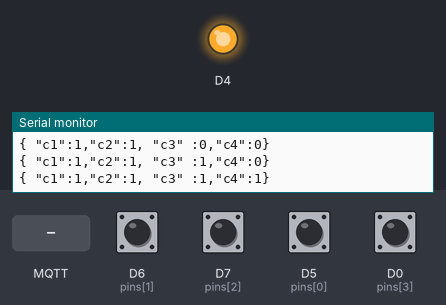
Recording of a sketch running on a simulated ESP8266 (Wemos D1 mini). Parts: output pins drawn as LEDs (lit = HIGH, except the on-board LED, lit = LOW), the last lines printed to the serial monitor. Inputs (shaded band) come from the test bench; at power-on: D0 (pins[3]), D5 (pins[0]), D6 (pins[1]), D7 (pins[2]) HIGH. WiFi joins after 1.5 s; servers stay silent unless stated; no MQTT or app messages arrive unless stated.

Above: at 2.7 s.
2.8 s: MQTT message "0" arrives on the first subscribed topic
At 4.0 s:
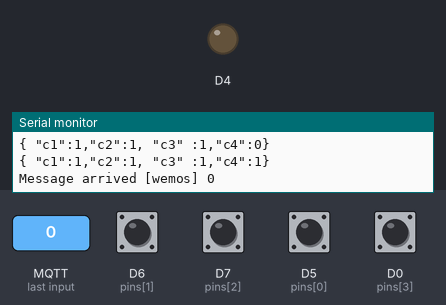
4.3 s: MQTT message "1" arrives on the first subscribed topic
At 5.2 s:
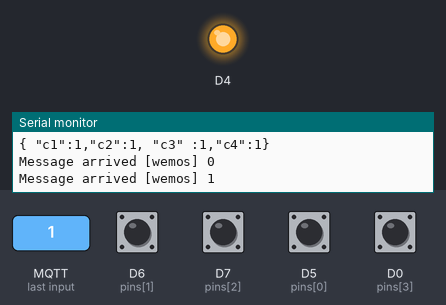
5.8 s: MQTT message "2" arrives on the first subscribed topic
At 6.3 s:
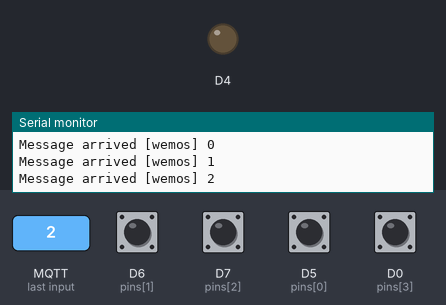
Timing chart, 0 to 8.8 s (numbered marks = the images above; inputs shaded):
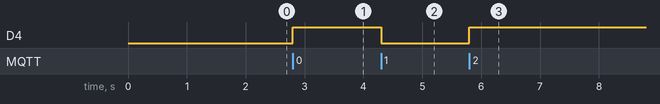

The sketch:

mqtt_publish_segaworks_outtopic.ino
```cpp
/*
  Publishing in the callback

  - connects to an MQTT server
  - subscribes to the topic "inTopic"
  - when a message is received, republishes it to "outTopic"

  This example shows how to publish messages within the
  callback function. The callback function header needs to
  be declared before the PubSubClient constructor and the
  actual callback defined afterwards.
  This ensures the client reference in the callback function
  is valid.

*/
#include <ESP8266WiFi.h>
#include <WiFiClient.h>
#include <PubSubClient.h>

const char* ssid = "anin";
const char* password = "aninditya5";
const char* mqtt_server = "192.168.43.63";
int slot1, slot2, slot3, slot4, flag;

int pins[4] = {D5, D6, D7, D0};

// Update these with values suitable for your network.
WiFiClient espClient;


PubSubClient client(espClient);

// Callback function
void callback(char* topic, byte* payload, unsigned int length) {
  Serial.print("Message arrived [");
  Serial.print(topic);
  Serial.print("] ");
  for (int i = 0; i < length; i++) {
    Serial.print((char)payload[i]);
  }
  Serial.println();

  if ((char)payload[0] == '1') {
    digitalWrite(BUILTIN_LED, LOW);
  } else {
    digitalWrite(BUILTIN_LED, HIGH);
  }


}


void setup()
{
  client.setServer(mqtt_server, 1883);
  client.setCallback(callback);
  Serial.begin(115200);
  pinMode(D3, INPUT);

  //setting input pins
  for (int i = 0; i < 4; i++) {
    pinMode(pins[i], INPUT_PULLUP);
  }

  pinMode(BUILTIN_LED, OUTPUT);
  digitalWrite(BUILTIN_LED, 0);
  delay(10);
  // We start by connecting to a WiFi network
  Serial.println();
  Serial.print("Connecting to ");
  Serial.println(ssid);

  WiFi.begin(ssid, password);

  while (WiFi.status() != WL_CONNECTED) {
    delay(500);
    Serial.print(".");
  }

  Serial.println("");
  Serial.println("WiFi connected");
  Serial.println("IP address: ");
  Serial.println(WiFi.localIP());

}

void reconnect() {
  // Loop until we're reconnected
  while (!client.connected()) {
    Serial.print("Attempting MQTT connection...");
    // Attempt to connect
    if (client.connect("ESP8266Client")) {
      Serial.println("connected");
      // Once connected, publish an announcement...
      client.publish("lol", "Connected successfully");
      // ... and resubscribe
      client.subscribe("wemos");
    } else {
      Serial.print("failed, rc=");
      Serial.print(client.state());
      Serial.println(" try again in 5 seconds");
      // Wait 5 seconds before retrying
      delay(5000);
    }
  }
}
void loop()
{
  if (!client.connected()) {
    reconnect();
  }
  static int pinvalues[4];
  for (int i = 0 ; i < 4; i++ )
  {
    if ( pinvalues[i] != digitalRead(pins[i]))
    {
      pinvalues[i] = digitalRead(pins[i]);
      String data = "{ \"c1\":";
      data += pinvalues[0] ;
      data += ",\"c2\":";
      data +=  pinvalues[1];
      data += ", \"c3\" :";
      data += pinvalues[2];
      data += ",\"c4\":";
      data += pinvalues[3];
      data += "}";
  char message[100];
  data.toCharArray(message, 100);
  Serial.println(message);
  client.publish("mytopic", message);
    }
  }
  client.loop();

}
```

Measured:
- after the input at 2.8 s, D4: LOW → HIGH at once
- after the input at 4.3 s, D4: HIGH → LOW at once
- after the input at 5.8 s, D4: LOW → HIGH at once
